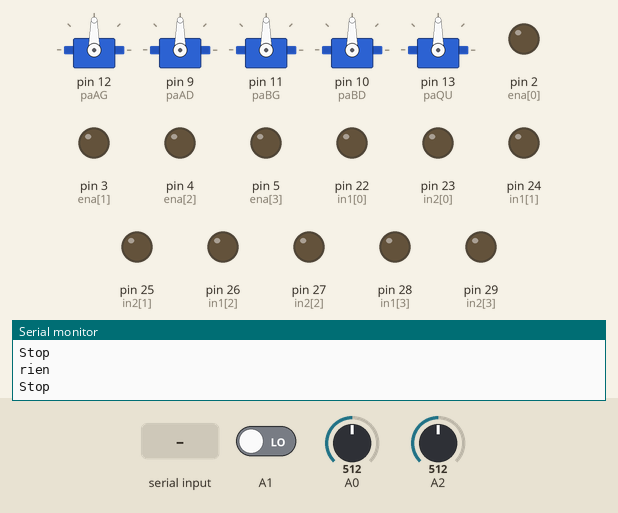
This sketch was run on a simulated Arduino Mega 2560, built with avr-gcc and run on an emulated ATmega2560. Shown: 5 × servo, output pins drawn as LEDs (lit = HIGH), the last lines printed to the serial monitor. Dashed ring = blinking. The test bench sets the inputs (shaded band); at power-on: A0 = 512, A1 LOW, A2 = 512.

Above: at 2.2 s.
2.3 s: A0 set to 488
At 3.3 s:
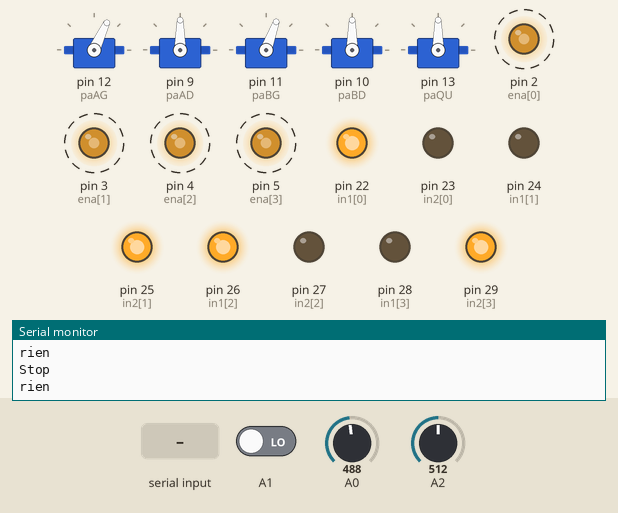
At 5.73 s:
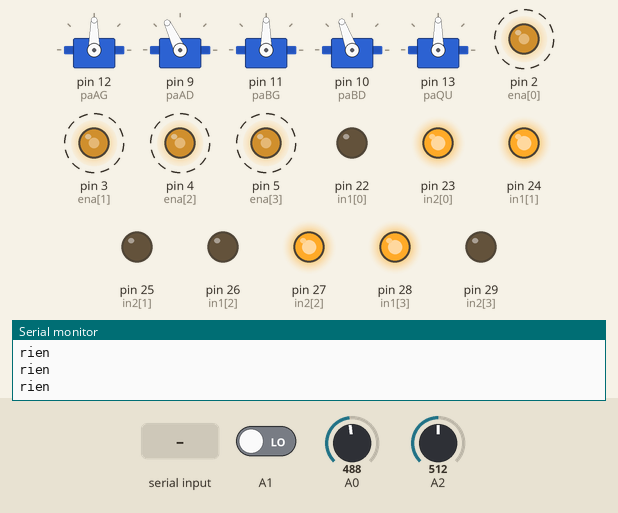
5.9 s: "av" received over the second serial link
At 7.5 s:
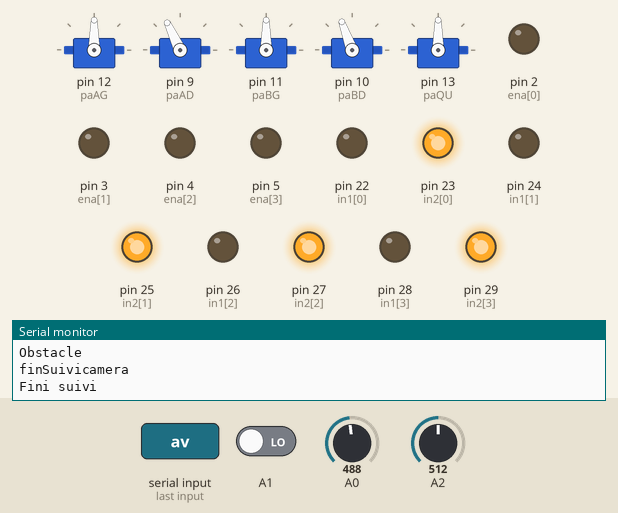
Timing chart, 0 to 29.5 s (numbered marks = the images above; inputs shaded):
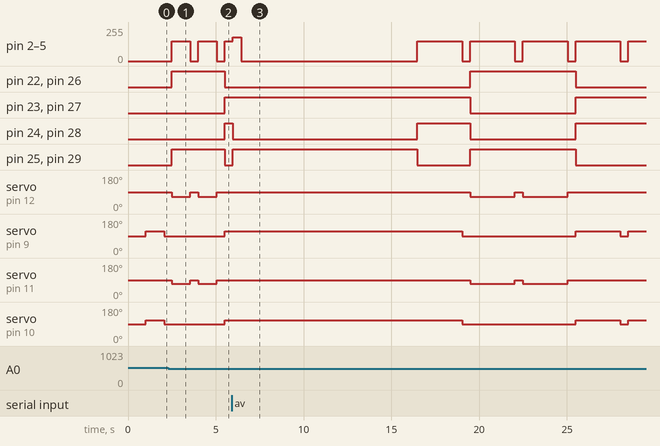

The sketch:

uss.ino
```cpp
  /*
  av : avancer                  re : reculer
  td : tourner clockwise        tg : tourner counter clockwise
  hg : diagona  le haut-gauche    hd : diagonale haut-droite
  bd : diagonale bas-gauche     bd : diagonale bas-droite
  gg : avancer vers gauche      dd : avancer vers droite

  0, 1 (Serial classique)
  2, 3, 4, 5 Moteurs DC
  6, 7 Libres
  9,10,11,12,13 Servomoteurs
  8 tete
  18, 19 pour la caméra
  20 pour la distance doublée (nano)
  22-29 pour les directions de moteurs

  Branchements caméra : (TX)18 - P5(RX), (RX)19 - P4(TX)
  Violet Vin - Gris GND - Blanc -> P5 - Noir ->P4

  Branchements Xbee : (TX)16 - Din(RX), 17(RX) - Dout(TX)
*/

#include <Wire.h>
#include <Servo.h>

// Initialise le servomoteur de chaque patte et la queue de la tortue
Servo paAG, paAD, paBG, paBD, paQU;

// Pins moteurs    1   2   3   4
const int in1[] = {22, 24, 26, 28};
const int in2[] = {23, 25, 27, 29};
const int ena[] = {2,  3,  4,  5};

/////////////////////////////// Fonctions supplémentaires ///////////////////////////////////////

// Fonction pour faire se déplacer la tortue
// Chaque moteur est controlé avec 3 connections :
// in1 et in2 controllent la direction du moteur (respectivement HIGH LOW pour avancer
// LOW HIGH pour reculer, HIGH HIGH pour freiner brutalement, LOW LOW pour ne rien faire)
// enfin la connection ena s'occupe de la vitesse, 0 étant l'arrêt, 255 la vitesse max

void moteurs(String dir, int vit){
  if(analogRead(A0) <= 500)
  {
    // Pour avancer
    if(dir == "av"){
      // Moteurs : + + + +
      for(int i=0; i<4;i++)
      {
        digitalWrite(in1[i], HIGH);
        digitalWrite(in2[i], LOW);
        // Vitesse des moteurs
        analogWrite(ena[i], vit);
      } return;
    }

    // Pour reculer
    if(dir == "re"){
      // Moteurs : - - - -
      for(int i=0; i<4;i++)
      {
        digitalWrite(in1[i], LOW);
        digitalWrite(in2[i], HIGH);
        // Vitesse des moteurs
        analogWrite(ena[i], vit);
      } return;
    }

    // Pour tourner clockise (sens aiguille montre)
    if(dir == "td"){
      // Moteurs : + - + -
      digitalWrite(in1[0], HIGH); // M1 +
      digitalWrite(in2[0], LOW);
      digitalWrite(in1[1], LOW);  // M2 -
      digitalWrite(in2[1], HIGH);
      digitalWrite(in1[2], HIGH); // M3 +
      digitalWrite(in2[2], LOW);
      digitalWrite(in1[3], LOW);  // M4 -
      digitalWrite(in2[3], HIGH);
      // Vitesse des moteurs
      for(int i=0; i<4;i++) {
        analogWrite(ena[i], vit);
      } return;
    }

    // Pour tourner counter clockwise (sens inverse aiguille montre)
    if(dir == "tg"){
      // Moteurs : - + - +
      digitalWrite(in1[0], LOW);  // M1 -
      digitalWrite(in2[0], HIGH);
      digitalWrite(in1[1], HIGH); // M2 +
      digitalWrite(in2[1], LOW);
      digitalWrite(in1[2], LOW);  // M3 -
      digitalWrite(in2[2], HIGH);
      digitalWrite(in1[3], HIGH); // M4 +
      digitalWrite(in2[3], LOW);
      // Vitesse des moteurs
      for(int i=0; i<4;i++) {
        analogWrite(ena[i], vit);
      } return;
    }

    // Pour se déplacer à gauche
    if(dir == "gg"){
      // Moteurs : - + + -
      digitalWrite(in1[0], LOW); // M1 -
      digitalWrite(in2[0], HIGH);
      digitalWrite(in1[1], HIGH); // M2 +
      digitalWrite(in2[1], LOW);
      digitalWrite(in1[2], HIGH); // M3 +
      digitalWrite(in2[2], LOW);
      digitalWrite(in1[3], LOW); // M4 -
      digitalWrite(in2[3], HIGH);
      // Vitesse des moteurs
      for(int i=0; i<4;i++) {
        analogWrite(ena[i], vit);
      } return;
    }

    // Pour se déplacer à droite
    if(dir == "dd"){
      // Moteurs : + - - +
      digitalWrite(in1[0], HIGH); // M1 +
      digitalWrite(in2[0], LOW);

      digitalWrite(in1[1], LOW); // M2 -
      digitalWrite(in2[1], HIGH);

      digitalWrite(in1[2], LOW); // M3 -
      digitalWrite(in2[2], HIGH);

      digitalWrite(in1[3], HIGH); // M4 +
      digitalWrite(in2[3], LOW);
      // Vitesse des moteurs
      for(int i=0; i<4;i++) {
        analogWrite(ena[i], vit);
      } return;
    }

    // Pour avancer en diagonale haut gauche
    if(dir == "hg"){
      // Moteurs : 0 + + 0
      for(int i=0; i<4;i++)
      {
        digitalWrite(in1[i], HIGH);
        digitalWrite(in2[i], LOW);
      }
      analogWrite(ena[0], 0);
      analogWrite(ena[1], vit);
      analogWrite(ena[2], vit);
      analogWrite(ena[3], 0);
       return;
    }

    // Pour avancer en diagonale haut droit
    if(dir == "hd"){
      // Moteurs : + 0 0 +
      for(int i=0; i<4;i++)
      {
        digitalWrite(in1[i], HIGH);
        digitalWrite(in2[i], LOW);
      }
      analogWrite(ena[0], vit);
      analogWrite(ena[1], 0);
      analogWrite(ena[2], 0);
      analogWrite(ena[3], vit);
       return;
    }

    // Pour avancer en diagonale bas gauche
    if(dir == "bg"){
      // Moteurs : - 0 0 -
      for(int i=0; i<4;i++)
      {
        digitalWrite(in1[i], LOW);
        digitalWrite(in2[i], HIGH);
      }
      analogWrite(ena[0], vit);
      analogWrite(ena[1], 0);
      analogWrite(ena[2], 0);
      analogWrite(ena[3], vit);
       return;
    }

    // Pour avancer en diagonale bas droit
    if(dir == "bd"){
      // Moteurs : - 0 0 -
      for(int i=0; i<4;i++)
      {
        digitalWrite(in1[i], LOW);
        digitalWrite(in2[i], HIGH);
      }
      analogWrite(ena[0], 0);
      analogWrite(ena[1], vit);
      analogWrite(ena[2], vit);
      analogWrite(ena[3], 0);
    }
  } else {
    Serial.println("Stop");
  }
}


// Vérifie l'état du Serial1 (caméra) pendant forMillis millisecondes
int checkSerial(int forMillis, int moteur_active){
  long tzero = millis();
  int didrecieve = 0;

  // Tant que le délai n'est pas dépassé ou qu'un message est recu dans le Serial1 (caméra)
  while(millis()-tzero < forMillis && didrecieve == 0){
    // Si Serial1 (caméra) a envoyé des informations
    if(Serial1.available()>0){
      String message = "";
      //Récupère tous les caractères et les concatène dans "message"
      while(Serial1.available()>0){
        char c = Serial1.read();
        message.concat(c);
      }
      // Debug
      Serial.println(message);
      // Si on a demandé à la fonction de déplacer les moteurs
      if(moteur_active == 1){
        // 1 -> Tourne dans le sens inverse des aiguilles d'une
        // 2 -> Tourne dans le sens des aiguilles d'une
        // 3 -> Avance (l'objet détecté est au centre le l'image)
        if(message.indexOf("1")!=-1){
          moteurs("tg", 50);
        } else if(message.indexOf("2")!=-1){
          moteurs("td", 50);
        } else if(message.indexOf("3")!=-1){
          moteurs("av", 100);
        }
      }
      // Mesure de sécurité pour éviter les messages vides
      if(message.length()>0){
        didrecieve = 1;
      }
      message = "";
    }
    delay(10);
  }
  delay(50);
  // Check Debug
  Serial.println("rien");
  return didrecieve;
}


// Fonction qui permet à la caméra de balayer la scène pour trouver des objets (méduse ou sac)
int turnTime = 1000;
int waitTime = 400;
int ampliPat = 20;
int ampliAvan = 25;
void scanne(){
  if(digitalRead(A1) >= 800){
    turnTime = 2500;
    waitTime = 400;
  }
  int atrouve = 0;
  // Utilise while et des if pour réagir le plus vite et ne pas perdre de temps
  // Appelle la fonction "checkSerial" comme équivalent de "delay()" mais qui permet de se terminer
  // dès qu'on recoit un message dans le Serial1 pour finir "scanne" le plus vite possible
/*
  paAD.write(90+ampliAvan);
  paBD.write(90+ampliPat);
  moteurs("tg", 150);
  delay(turnTime);

  moteurs("tg", 0);
  paAD.write(90);
  paBD.write(90);
  delay(waitTime);

  paAG.write(90-ampliAvan);
  paBG.write(90-ampliPat);
  moteurs("td", 150);
  delay(turnTime);

  paAG.write(90);
  paBG.write(90);
  moteurs("td", 0);
  delay(waitTime);

  paAG.write(90-ampliAvan);
  paBG.write(90-ampliPat);
  moteurs("td", 150 );
  delay(turnTime);

  paAG.write(90);
  paBG.write(90);
  moteurs("td", 0);
  delay(waitTime);

  paAD.write(90-ampliAvan);
  paBD.write(90-ampliPat);
  moteurs("tg", 150 );
  delay(turnTime);

  paAD.write(90);
  paBD.write(90);
  moteurs("tg", 0);
  delay(waitTime);*/

  while(atrouve==0){
    // Regarde a gauche
    if(atrouve==0){
      paAD.write(90+ampliAvan);
      paBD.write(90+ampliPat);
      moteurs("tg", 150);
      atrouve = checkSerial(turnTime, 0);
    }
    if(atrouve==0){
      moteurs("tg", 0);
      paAD.write(90);
      paBD.write(90);
      atrouve = checkSerial(waitTime, 0);
    }
    // Reviens
    if(atrouve==0){
      paAG.write(90-ampliAvan);
      paBG.write(90-ampliPat);
      moteurs("td", 150);
      atrouve = checkSerial(turnTime, 0);
    }
    if(atrouve==0){
      paAG.write(90);
      paBG.write(90);
      moteurs("td", 0);
      atrouve = checkSerial(waitTime, 0);
    }
    // Regarde a droite
    if(atrouve==0){
      paAG.write(90-ampliAvan);
      paBG.write(90-ampliPat);
      moteurs("td", 150 );
      atrouve = checkSerial(turnTime, 0);
    }
    if(atrouve==0){
      paAG.write(90);
      paBG.write(90);
      moteurs("td", 0);
      atrouve = checkSerial(waitTime, 0);
    }
    // Reviens
    if(atrouve==0){
      paAD.write(90+ampliAvan);
      paBD.write(90+ampliPat);
      moteurs("tg", 150 );
      atrouve = checkSerial(turnTime, 0);
    }
    if(atrouve==0){
      paAD.write(90);
      paBD.write(90);
      moteurs("tg", 0);
      atrouve = checkSerial(waitTime, 0);
    }
    Serial.println("Recherche");
  }
  return;
}


// Similaire à checkSerial mais ne s'éxecute pas pour un temps donné, le test se fait jusqu'a ce
// qu'il n'y ait plus de messages durant un temps donné "threshold"
void suis_camera(){
  long compteur = 0;
  long threshold = 1000;
  while(compteur < threshold && analogRead(A2) <= 500){
    if(Serial1.available()>0){
      String message = "";
      while(Serial1.available()>0){
        char c = Serial1.read();
        message.concat(c);
      }

      Serial.println(message);
      // 1 -> Tourne dans le sens inverse des aiguilles d'une
      // 2 -> Tourne dans le sens des aiguilles d'une
      // 3 -> Avance (l'objet détecté est au centre le l'image)
      if(message.indexOf("1")!=-1){
        Serial.println("Gauche");
        moteurs("tg", 80);
        delay(100);
      } else if(message.indexOf("2")!=-1){
        Serial.println("Droite");
        moteurs("td", 80);
        delay(100);
      } else if(message.indexOf("3")!=-1){
        Serial.println("avance");
        moteurs("av", 200);
        delay(100);
      } else {
        Serial.println("Message pas compris");
        moteurs("av", 0);
      }
      compteur = 0;
    } else {
      delay(1);
      compteur ++;
      //Serial.println(compteur);
    }
  }
  if(analogRead(A2) >= 500){
    Serial.println("Obstacle");
  }
  moteurs("av", 0);
  Serial.println("finSuivicamera");
  return;
}

//////////////////////////////////// Fonctions principales  /////////////////////////////////////

void setup() {
  Serial.begin(38400); // Juste pour le débug

  Serial1.begin(9600); // Camera, TX en 18 et RX en 19
                      // UART(3): (TX, RX) = (P4, P5)
                      // Donc connecter 18-P5 et 19-P4
  Serial2.begin(9600); // Coraux, TX en 16, RX en 17
                      // Xbee : Dout et Din
                      // Donc connecter 16-Din et 17-Dout

  pinMode(A0, INPUT);
  pinMode(A1, INPUT);
  pinMode(A2, INPUT);

  // Un objet pour chaque servomoterus, simple etèfiable
  paAG.attach(12);
  paAD.attach(9);
  paBG.attach(11);
  paBD.attach(10);
  paQU.attach(13);

  for(int i=0;i<4;i++)
  {
    // Initialisation des pins pour chaque moteur,
    // pas besoin de modifier ça si on change les pins moteurs
    pinMode(in1[i], OUTPUT);
    pinMode(in2[i], OUTPUT);
    pinMode(ena[i], OUTPUT);
  }
  // Debug
  Serial.println("Pins ok");

  // Initialisation à 90 degrés de chaque servo
  paAG.write(90);
  delay(200);
  paAD.write(90);
  delay(200);
  paBG.write(90);
  delay(200);
  paBD.write(90);
  delay(200);
  paQU.write(90);
  delay(200);

  // Debug
  Serial.println("Lance loop");

  // Montre les mecanum


  //delay(30*1000);
}

void loop() {
  // Attend une détection de la caméra
  scanne();
  Serial.println("Fini scan");

  // Suis les instructions de la caméra
  suis_camera();
  Serial.print("Fini suivi");

  moteurs("re", 180);
  delay(500);
  moteurs("re", 0);
  delay(10);
  moteurs("re", 0);


  // Attend 10 secondes avant de recommencer un scan
  delay(10*1000);
  turnTime = 2500;
  waitTime = 400;
}
```

Measured:
- the behaviour switches between 501 and 500 on A0 (found by bisection; images 0 and 1)
- after the input at 2.3 s, pin 2 (ena[0]), pin 3 (ena[1]): alternates 150/255 for 1.1 s and 0/255 for 0.45 s, starting after 0.20 s
